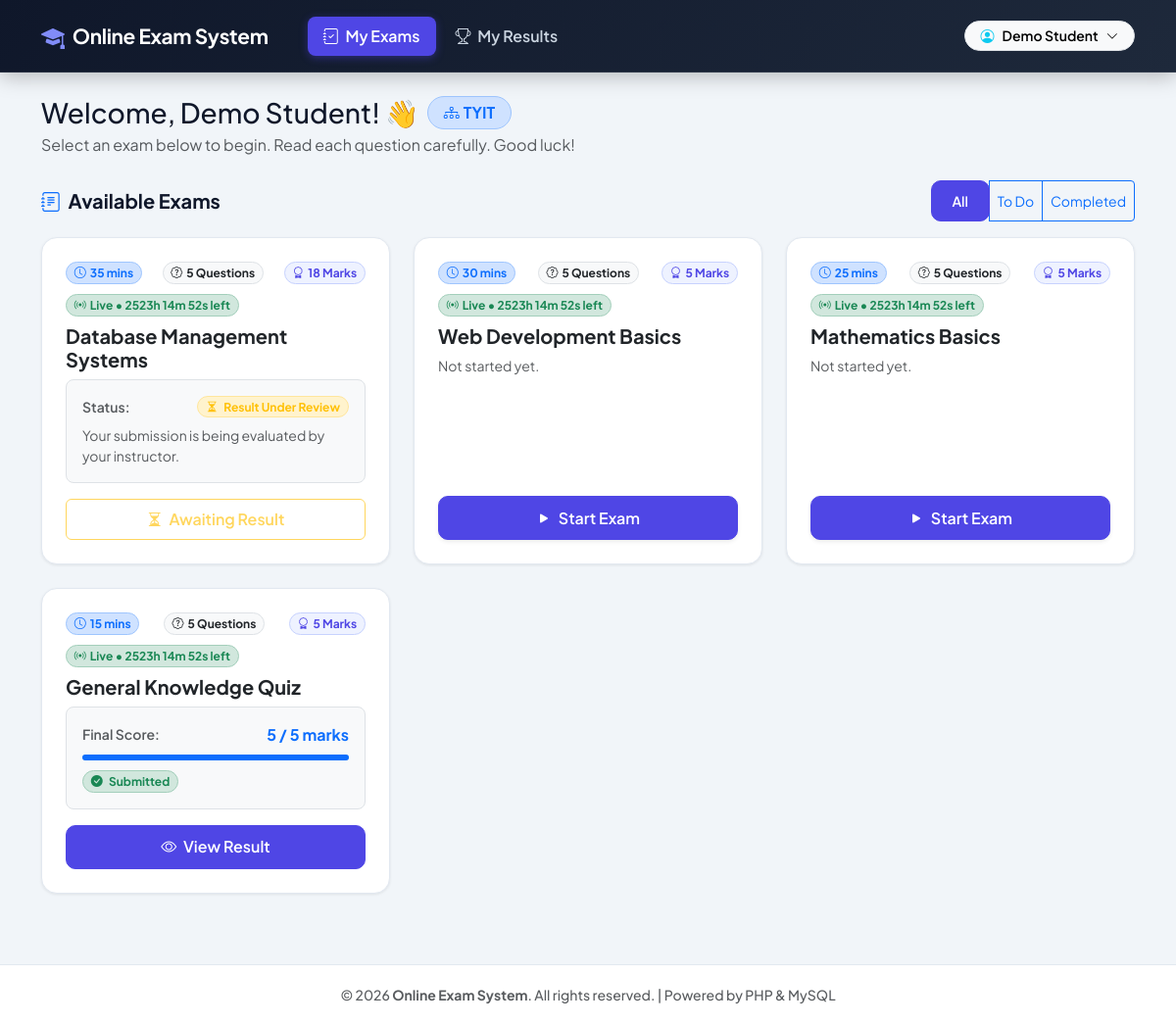
The page /student/dashboard.php (signed in) on the database its author committed.
### tables this page shows
CREATE TABLE IF NOT EXISTS `students` (
    `id`       INT AUTO_INCREMENT PRIMARY KEY,
    `name`     VARCHAR(100) NOT NULL,
    `email`    VARCHAR(100) NOT NULL UNIQUE,
    `password` VARCHAR(255) NOT NULL,
    `class_id` INT NULL,
    FOREIGN KEY (`class_id`) REFERENCES `classes`(`id`) ON DELETE SET NULL
);

CREATE TABLE IF NOT EXISTS `classes` (
    `id`          INT AUTO_INCREMENT PRIMARY KEY,
    `name`        VARCHAR(50)  NOT NULL,
    `description` VARCHAR(200) NULL,
    `sort_order`  INT          NOT NULL DEFAULT 0,
    `created_at`  DATETIME     NOT NULL DEFAULT CURRENT_TIMESTAMP,
    UNIQUE KEY `uq_class_name` (`name`)
);

CREATE TABLE IF NOT EXISTS `exams` (
    `id`               INT AUTO_INCREMENT PRIMARY KEY,
    `title`            VARCHAR(150) NOT NULL,
    `duration_minutes` INT          NOT NULL DEFAULT 30,
    `result_mode`      VARCHAR(20)  NOT NULL DEFAULT 'instant',
    `start_at`         DATETIME     NULL,
    `end_at`           DATETIME     NULL
);

### student/dashboard.php (the view, shortened to what this page needs)
<?php
include '../includes/header.php';
include '../config/db.php';
$student_id = (int)$_SESSION['student_id'];
$scr = mysqli_prepare($conn, "SELECT s.class_id, c.name AS class_name FROM students s LEFT JOIN classes c ON s.class_id=c.id WHERE s.id=?");
mysqli_stmt_bind_param($scr, "i", $student_id);
mysqli_stmt_execute($scr);
$scrow = mysqli_fetch_assoc(mysqli_stmt_get_result($scr));
$student_class_id   = (int)($scrow['class_id'] ?? 0);
$student_class_name = $scrow['class_name'] ?? null;
$query = "SELECT e.*,
            (SELECT COUNT(*) FROM questions q WHERE q.exam_id = e.id) AS q_count,
            (SELECT COALESCE(SUM(marks), COUNT(*)) FROM questions q WHERE q.exam_id = e.id) AS total_marks,
            (SELECT score  FROM results r WHERE r.student_id = $student_id AND r.exam_id = e.id ORDER BY r.attempted_at DESC LIMIT 1) AS last_score,
            (SELECT status FROM results r WHERE r.student_id = $student_id AND r.exam_id = e.id ORDER BY r.attempted_at DESC LIMIT 1) AS last_status,
            (SELECT COUNT(*) FROM results r WHERE r.student_id = $student_id AND r.exam_id = e.id) AS attempt_count,
            (SELECT es.submitted FROM exam_sessions es WHERE es.student_id = $student_id AND es.exam_id = e.id LIMIT 1) AS session_submitted,
            (SELECT es.started_at FROM exam_sessions es WHERE es.student_id = $student_id AND es.exam_id = e.id LIMIT 1) AS session_started_at
          FROM exams e
          WHERE (
              NOT EXISTS (SELECT 1 FROM exam_class_assignments eca WHERE eca.exam_id = e.id)
              " . ($student_class_id ? "OR EXISTS (SELECT 1 FROM exam_class_assignments eca WHERE eca.exam_id = e.id AND eca.class_id = $student_class_id)" : "") . "
          )
          ORDER BY e.id DESC";
$exams = mysqli_query($conn, $query);
?>
<div class="mb-4">
    <div class="d-flex flex-wrap align-items-center gap-2 mb-1">
        <h3 class="fw-extrabold mb-0">Welcome, <?php echo htmlspecialchars($_SESSION['student_name']); ?>! 👋</h3>
        <?php if ($student_class_name): ?>
            <span class="badge bg-primary-subtle text-primary border border-primary-subtle rounded-pill px-3 py-2 fw-bold fs-6">
                <i class="bi bi-diagram-3 me-1"></i><?php echo htmlspecialchars($student_class_name); ?>
            </span>
        <?php else: ?>
            <span class="badge bg-secondary-subtle text-secondary border border-secondary-subtle rounded-pill px-3 py-2 small">
                <i class="bi bi-person-dash me-1"></i>No class assigned
            </span>
        <?php endif; ?>
    </div>
    <p class="text-muted mb-0">Select an exam below to begin. Read each question carefully. Good luck!</p>
</div>
<div class="d-flex justify-content-between align-items-center mb-3 flex-wrap gap-2">
    <h5 class="fw-bold mb-0"><i class="bi bi-journal-text text-primary me-1"></i> Available Exams</h5>
    <div class="btn-group btn-group-sm" role="group" id="examFilterGroup">
        <button type="button" class="btn btn-primary active" onclick="filterExams('all', this)">All</button>
        <button type="button" class="btn btn-outline-primary" onclick="filterExams('todo', this)">To Do</button>
        <button type="button" class="btn btn-outline-primary" onclick="filterExams('completed', this)">Completed</button>
    </div>
</div>
<div class="row g-4 mb-5" id="examCardContainer">
    <?php if ($exams && mysqli_num_rows($exams) > 0): ?>
        <?php while ($exam = mysqli_fetch_assoc($exams)):
            $q_count           = (int)$exam['q_count'];
            $total_marks       = (float)($exam['total_marks'] ?? $q_count);
            $total_marks_disp  = (floor($total_marks) == $total_marks) ? (int)$total_marks : number_format($total_marks, 1);
            $attempt_count     = (int)($exam['attempt_count'] ?? 0);
            $has_attempted     = ($attempt_count > 0);
            $last_status       = $exam['last_status'] ?? null;
            $last_score        = $exam['last_score'] !== null ? (float)$exam['last_score'] : null;
            $session_submitted = (int)($exam['session_submitted'] ?? 0);
            $session_started   = !empty($exam['session_started_at']);
            $is_submitted      = ($has_attempted || $session_submitted === 1);
            $is_in_progress    = ($session_started && $session_submitted === 0);
            $is_pending        = ($is_submitted && $last_status === 'pending');
            $filter_status     = $is_submitted ? 'completed' : 'todo';
            $now_ts   = time();
            $s_at     = !empty($exam['start_at']) ? strtotime($exam['start_at']) : null;
            $e_at     = !empty($exam['end_at'])   ? strtotime($exam['end_at'])   : null;
            $sched_locked   = false;
            $sched_badge    = '';
            if ($s_at && $now_ts < $s_at) {
                $sched_locked = true;
                $sched_badge  = '<span class="badge bg-info-subtle text-info border border-info-subtle rounded-pill px-2.5 py-1 small live-sched-badge" data-target="' . $s_at . '" data-type="opens" data-label="Opens ' . date('d M, h:i A', $s_at) . '"><i class="bi bi-calendar-event me-1"></i>Opens ' . date('d M, h:i A', $s_at) . '</span>';
            } elseif ($e_at && $now_ts > $e_at) {
                $sched_locked = true;
                $sched_badge  = '<span class="badge bg-secondary rounded-pill px-2.5 py-1 small"><i class="bi bi-lock me-1"></i>Closed ' . date('d M, h:i A', $e_at) . '</span>';
            } elseif ($s_at && $e_at) {
                $sched_badge  = '<span class="badge bg-success-subtle text-success border border-success-subtle rounded-pill px-2.5 py-1 small live-sched-badge" data-target="' . $e_at . '" data-type="closes" data-label="Live until ' . date('h:i A', $e_at) . '"><i class="bi bi-broadcast me-1"></i>Live until ' . date('h:i A', $e_at) . '</span>';
            }
        ?>
            <div class="col-md-6 col-lg-4 exam-card-wrapper" data-status="<?php echo $filter_status; ?>">
                <div class="hover-card h-100 p-4 d-flex flex-column justify-content-between">
                    <div>
                        <div class="d-flex justify-content-between align-items-center mb-2 flex-wrap gap-1">
                            <span class="badge bg-primary-subtle text-primary border border-primary-subtle rounded-pill px-2.5 py-1 fw-bold">
                                <i class="bi bi-clock me-1"></i><?php echo (int)$exam['duration_minutes']; ?> mins
                            </span>
                            <span class="badge bg-light text-dark border rounded-pill px-2.5 py-1">
                                <i class="bi bi-patch-question me-1"></i><?php echo $q_count; ?> Questions
                            </span>
                            <span class="badge rounded-pill px-2.5 py-1 fw-bold" style="background:#eef2ff; color:#4f46e5; border: 1px solid #c7d2fe;">
                                <i class="bi bi-award me-1"></i><?php echo $total_marks_disp; ?> Marks
                            </span>
                        </div>
                        <?php if ($sched_badge): ?>
                            <div class="mb-2"><?php echo $sched_badge; ?></div>
                        <?php endif; ?>
                        <h5 class="fw-bold text-dark mb-2"><?php echo htmlspecialchars($exam['title']); ?></h5>
                        <?php if ($is_submitted): ?>
                            <div class="bg-light p-3 rounded-3 mb-3 border">
                                <?php if ($is_pending): ?>
                                    <div class="d-flex justify-content-between align-items-center">
                                        <small class="text-muted fw-semibold">Status:</small>
                                        <span class="badge bg-warning-subtle text-warning border border-warning-subtle rounded-pill px-2 py-1 fw-bold">
                                            <i class="bi bi-hourglass-split me-1"></i> Result Under Review
                                        </span>
                                    </div>
                                    <div class="mt-2 text-muted small">
                                        Your submission is being evaluated by your instructor.
                                    </div>
                                <?php else: ?>
                                    <?php
                                    $marks_obtained = ($last_score !== null) ? (int)$last_score : 0;
                                    $score_pct = ($total_marks > 0) ? min(100, round(($marks_obtained / $total_marks) * 100)) : 0;
                                    ?>
                                    <div class="d-flex justify-content-between align-items-center">
                                        <small class="text-muted fw-semibold">Final Score:</small>
                                        <span class="fw-bold text-primary fs-6">
                                            <?php echo $marks_obtained; ?> / <?php echo $total_marks_disp; ?> marks
                                        </span>
                                    </div>
                                    <div class="progress mt-2 rounded-pill" style="height:6px;">
                                        <div class="progress-bar bg-primary" style="width:<?php echo $score_pct; ?>%"></div>
                                    </div>
                                    <div class="mt-2">
                                        <span class="badge bg-success-subtle text-success border border-success-subtle rounded-pill px-2.5 py-1 small fw-bold">
                                            <i class="bi bi-check-circle-fill me-1"></i> Submitted
                                        </span>
                                    </div>
                                <?php endif; ?>
                            </div>
                        <?php else: ?>
                            <p class="text-muted small mb-3">
                                Not started yet.
                            </p>
                        <?php endif; ?>
                    </div>
                    <div>
                        <?php if ($is_submitted): ?>
                            <?php if ($is_pending): ?>
                                <button class="btn btn-outline-warning w-100 fw-semibold py-2" disabled>
                                    <i class="bi bi-hourglass-split me-1"></i> Awaiting Result
                                </button>
                            <?php else: ?>
                                <a href="result.php?view_exam_id=<?php echo (int)$exam['id']; ?>#resultReviewCard"
                                   class="btn btn-primary w-100 fw-bold py-2">
                                    <i class="bi bi-eye me-1"></i> View Result
                                </a>
                            <?php endif; ?>
                        <?php elseif ($q_count > 0): ?>
                            <?php if ($is_in_progress): ?>
                                <a href="exam.php?id=<?php echo $exam['id']; ?>"
                                   class="btn btn-warning text-dark w-100 fw-bold shadow-sm py-2">
                                    <i class="bi bi-play-circle-fill me-1"></i> Resume Exam
                                </a>
                            <?php else: ?>
                                <button type="button"
                                        class="btn btn-primary w-100 fw-bold shadow-sm py-2"
                                        onclick="confirmStartExam(<?php echo $exam['id']; ?>, '<?php echo htmlspecialchars(addslashes($exam['title'])); ?>', <?php echo (int)$exam['duration_minutes']; ?>, <?php echo $q_count; ?>, '<?php echo $total_marks_disp; ?>')">
                                    <i class="bi bi-play-fill me-1"></i> Start Exam
                                </button>
                            <?php endif; ?>
                        <?php else: ?>
                            <button class="btn btn-secondary w-100 fw-bold py-2" disabled>
                                <i class="bi bi-exclamation-circle me-1"></i> No Questions Available
                            </button>
                        <?php endif; ?>
                    </div>
                </div>
            </div>
        <?php endwhile; ?>
    <?php endif; ?>
</div>
<?php include '../includes/footer.php'; ?>

### css/style.css (style rules this page uses)
:root { --primary-color: #4f46e5; --primary-hover: #4338ca; --secondary-color: #64748b; --success-color: #10b981; --danger-color: #ef4444; --warning-color: #f59e0b; --info-color: #06b6d4; --bg-body: #f1f5f9; --card-bg: #ffffff; --text-main: #0f172a; --text-muted: #64748b; --border-color: #cbd5e1; --shadow-sm: 0 1px 3px rgba(0,0,0,0.08); --shadow-md: 0 4px 14px rgba(15, 23, 42, 0.1); --shadow-lg: 0 12px 28px rgba(15, 23, 42, 0.15); }
body { background-color: var(--bg-body) !important; color: var(--text-main) !important; font-family: 'Plus Jakarta Sans', -apple-system, BlinkMacSystemFont, sans-serif; min-height: 100vh; display: flex; flex-direction: column; }
.hover-card { border: 1px solid #e2e8f0 !important; border-radius: 16px !important; background: #ffffff !important; box-shadow: var(--shadow-sm) !important; transition: all 0.25s cubic-bezier(0.4, 0, 0.2, 1) !important; }
.btn-primary { background-color: #4f46e5 !important; border-color: #4f46e5 !important; color: #ffffff !important; font-weight: 600 !important; border-radius: 10px !important; padding: 0.6rem 1.3rem !important; transition: all 0.2s ease !important; }

### rows shown on the page
students: class.name "TYIT"
exams: duration_minutes "35", q_count "5", total_marks_disp "18", title "Database Management Systems", shows "Status:", shows "Awaiting Result"
exams: duration_minutes "30", q_count "5", total_marks_disp "5", title "Web Development Basics", shows "Not started yet."
exams: duration_minutes "25", q_count "5", total_marks_disp "5", title "Mathematics Basics", shows "Not started yet."
exams: duration_minutes "15", q_count "5", total_marks_disp "5", title "General Knowledge Quiz", marks_obtained "5", $score_pct 100 (drawn)

### other values the page prints
$_SESSION['student_name'] "Demo Student"
